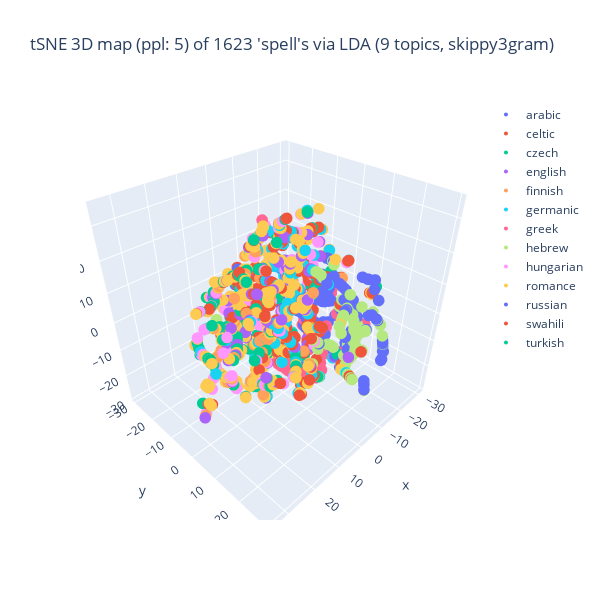
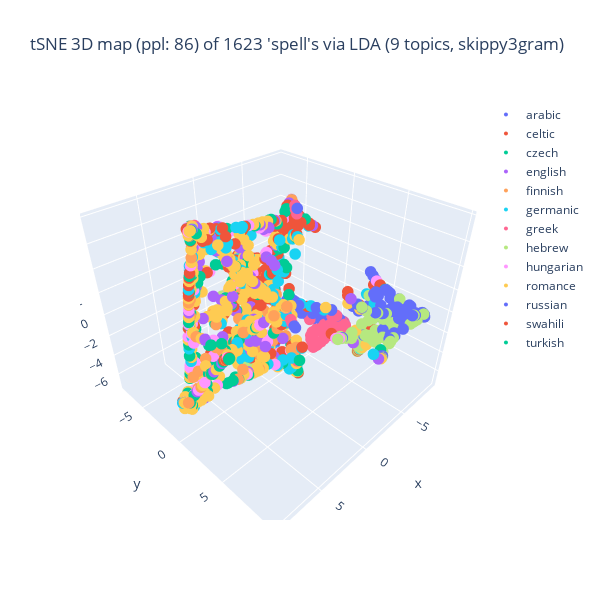
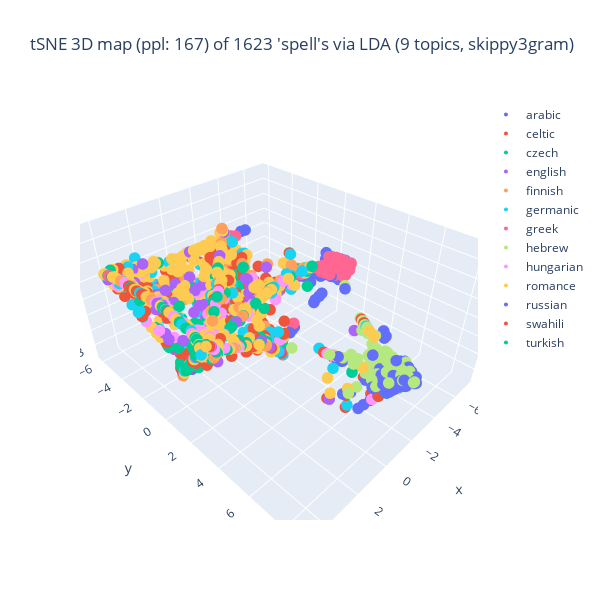
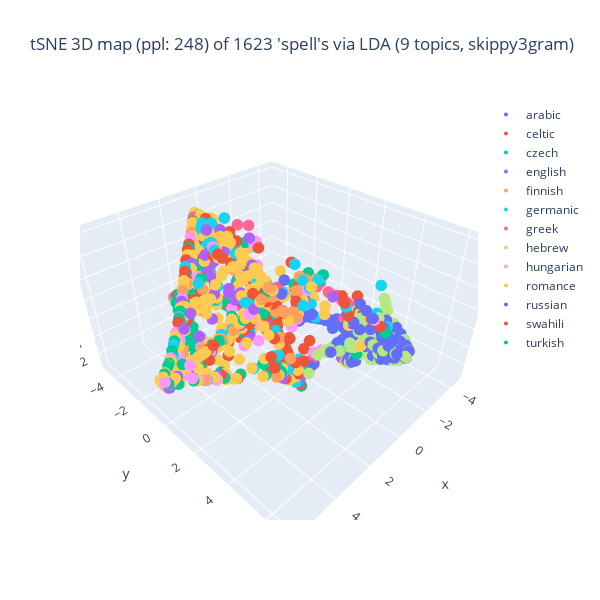

Write notebook code for charts like these, in order.
### Markdown cell above
tSNE の結果の可視化 (3D)

### Code cell
## tSNE の結果の可視化: Plotly を使った 3D 描画
import numpy as np
from sklearn.manifold import TSNE as tSNE

import plotly.express as pex
import plotly.graph_objects as go
import matplotlib.pyplot as plt

## tSNE のパラメターを設定
perplexity_max_val = round(len(doc_fit_df)/4)
print(f"perplexity_max_val: {perplexity_max_val}")
#perplexity_increment = 120
divider = 5
perplexity_increment = round(perplexity_max_val/divider)
print(f"perplexity_increment: {perplexity_increment}")

## tSNE を段階的に実行
early_exit = False
for step, perplexity_val in enumerate(range(5, perplexity_max_val, perplexity_increment)):
    ## 早期終了の判定
    if early_exit:
        if step > 0:
            continue
    ## tSNE 事例の生成
    tSNE_3d_varied = tSNE(n_components = 3, random_state = 0, perplexity = perplexity_val,
                          n_iter = 1000)

    ## データに適用
    doc_enc = np.array(list(doc_fit_df['enc']))
    doc_tSNE_3d_varied = tSNE_3d_varied.fit_transform(doc_enc)

    ## 色分けの単位を選択
    if color_lang_family:
        colored_var = 'family'
    else:
        colored_var = 'language'
    T = zip(doc_tSNE_3d_varied[:,0], doc_tSNE_3d_varied[:,1], doc_tSNE_3d_varied[:,2],
            doc_fit_df[colored_var]) # zip(..)が必要
    dfx = pd.DataFrame(T, columns = ['D1', 'D2', 'D3', colored_var])
    ## 作図
    fig = go.Figure()
    for lang in np.unique(df[colored_var]):
        part = dfx[dfx[colored_var] == lang]
        fig.add_trace(
            go.Scatter3d(
                x = part['D1'], y = part['D2'], z = part['D3'],
                name = lang, mode = 'markers', marker = dict(size = 4),
                marker_colorscale = color_palette, # worked??
                showlegend = True
            )
        )
    ## 題の指定
    title_val = f"tSNE 3D map (ppl: {perplexity_val}) of {len(doc_fit_df)} '{doc_attr}'s via LDA ({n_topics} topics, {term_type})"
    fig.update_layout(title = dict(text = title_val),
                      autosize = False, width = 600, height = 600)
    fig.show()
